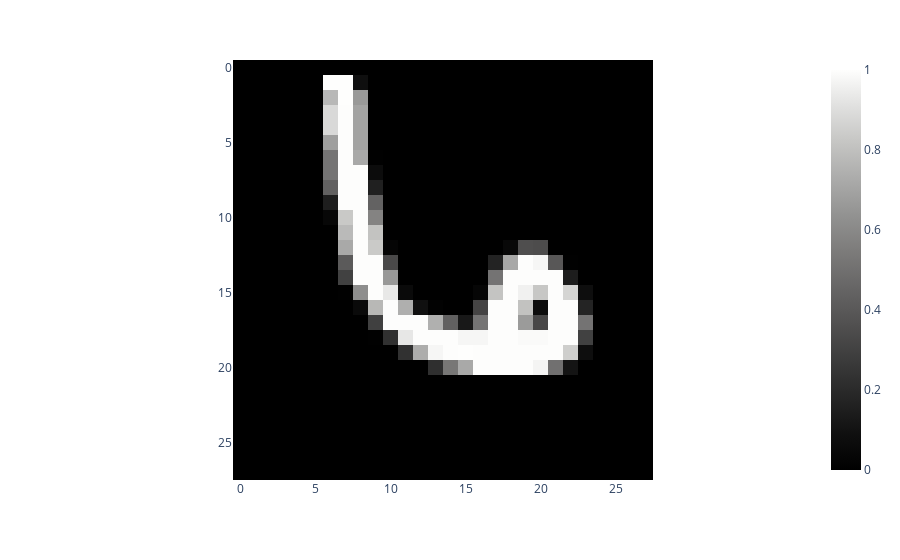

Notebook code for this chart:
### Code cell
# Interactive Test
import random
row = random.randint(0, len(test_data_features))
img_data = test_data_features.iloc[row].values
list_img_data = [test_data_features_list[row]]
prediction = model.classify(list_img_data)[0]
print(prediction)
view_image(img_data, 28, 28, 'gray')

### Figure 1 — Plotly figure (JSON) as saved in the notebook; plotly's stock layout.template omitted (floating-point values rounded to 4 significant figures; data arrays with more than 128 entries replaced by an {"elided": "..."} marker saying what was removed)
{"data": [{"coloraxis": "coloraxis", "hovertemplate": "x: %{x}<br>y: %{y}<br>color: %{z}<extra></extra>", "name": "0", "type": "heatmap", "xaxis": "x", "yaxis": "y", "z": {"elided": "28x28 float values"}}], "layout": {"coloraxis": {"colorscale": [[0, "rgb(0, 0, 0)"], [0.09091, "rgb(16, 16, 16)"], [0.1818, "rgb(38, 38, 38)"], [0.2727, "rgb(59, 59, 59)"], [0.3636, "rgb(81, 80, 80)"], [0.4545, "rgb(102, 101, 101)"], [0.5455, "rgb(124, 123, 122)"], [0.6364, "rgb(146, 146, 145)"], [0.7273, "rgb(171, 171, 170)"], [0.8182, "rgb(197, 197, 195)"], [0.9091, "rgb(224, 224, 223)"], [1, "rgb(254, 254, 253)"]]}, "margin": {"t": 60}, "xaxis": {"anchor": "y", "constrain": "domain", "domain": [0, 1], "scaleanchor": "y"}, "yaxis": {"anchor": "x", "autorange": "reversed", "constrain": "domain", "domain": [0, 1]}}}
